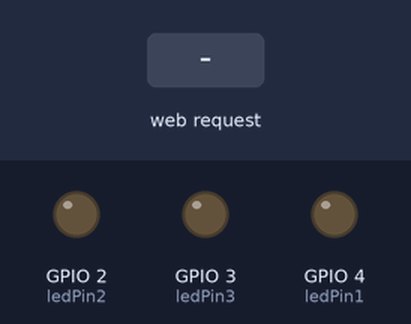
The sketch below on a simulated ESP8266 (NodeMCU). Parts: output pins drawn as LEDs (lit = HIGH). The inputs (shaded band) are chosen by the test bench. WiFi joins after 1.5 s; servers stay silent unless stated; what the sketch prints to the serial monitor is not drawn.

Above: at 3.2 s.
3.3 s: HTTP request GET /on?led=1 received
At 4.5 s:
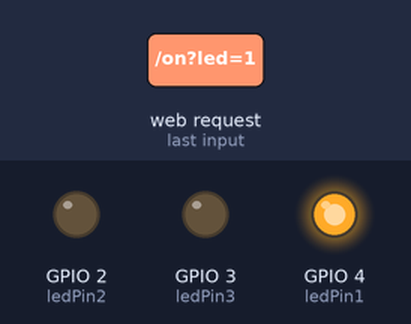
4.8 s: HTTP request GET /on?led=2 received
At 5.9 s:
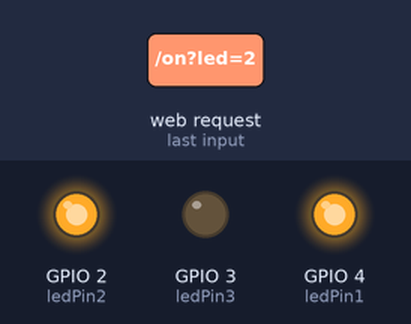
6.3 s: HTTP request GET /on?led=3 received
At 7.0 s:
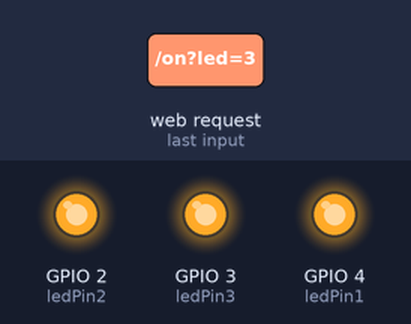
7.8 s: HTTP request GET /off?led=1 received
At 8.2 s:
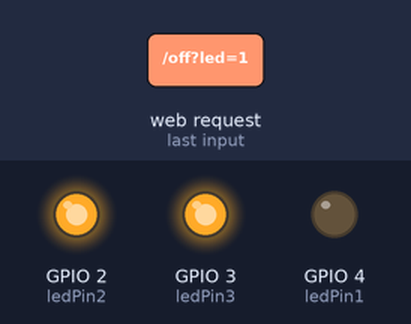
9.3 s: HTTP request GET /off?led=2 received
At 10.5 s:
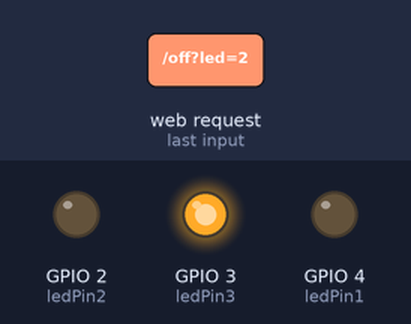
10.8 s: HTTP request GET /off?led=3 received
At 11.6 s:
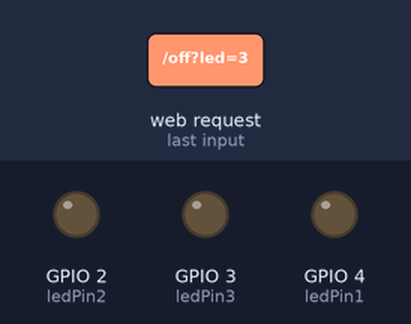
Timing chart, 0 to 13.3 s (numbered marks = the images above; inputs shaded):
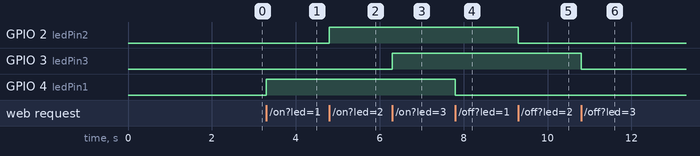

Measured:
- after the input at 3.3 s, GPIO 4 (ledPin1): LOW → HIGH at once
- after the input at 4.8 s, GPIO 2 (ledPin2): LOW → HIGH at once
- after the input at 6.3 s, GPIO 3 (ledPin3): LOW → HIGH at once
- after the input at 7.8 s, GPIO 4 (ledPin1): HIGH → LOW at once
- after the input at 9.3 s, GPIO 2 (ledPin2): HIGH → LOW at once
- after the input at 10.8 s, GPIO 3 (ledPin3): HIGH → LOW at once

The sketch:

test.ino
```cpp
#include <ESP8266WiFi.h>
#include <ESP8266WebServer.h>

const char* ssid = "Osman"; // WiFi SSID
const char* password = "21032020"; // WiFi şifresi

ESP8266WebServer server(80); // Web sunucusu

// LED pinlerini tanımla
const int ledPin1 = 4; // 1. LED
const int ledPin2 = 2; // 2. LED
const int ledPin3 = 3; // 3. LED

void handleOn() {
  String led = server.arg("led"); // LED numarasını al
  if (led == "1") {
    digitalWrite(ledPin1, HIGH); // 1. LED'i yak
    server.send(200, "text/plain", "LED 1 Açık!");
  } else if (led == "2") {
    digitalWrite(ledPin2, HIGH); // 2. LED'i yak
    server.send(200, "text/plain", "LED 2 Açık!");
  } else if (led == "3") {
    digitalWrite(ledPin3, HIGH); // 3. LED'i yak
    server.send(200, "text/plain", "LED 3 Açık!");
  } else {
    server.send(400, "text/plain", "Geçersiz LED numarası!");
  }
}

void handleOff() {
  String led = server.arg("led"); // LED numarasını al
  if (led == "1") {
    digitalWrite(ledPin1, LOW); // 1. LED'i söndür
    server.send(200, "text/plain", "LED 1 Kapalı!");
  } else if (led == "2") {
    digitalWrite(ledPin2, LOW); // 2. LED'i söndür
    server.send(200, "text/plain", "LED 2 Kapalı!");
  } else if (led == "3") {
    digitalWrite(ledPin3, LOW); // 3. LED'i söndür
    server.send(200, "text/plain", "LED 3 Kapalı!");
  } else {
    server.send(400, "text/plain", "Geçersiz LED numarası!");
  }
}

void setup() {
  // Seri haberleşme başlat
  Serial.begin(115200);

  // LED pinlerini çıkış olarak ayarla
  pinMode(ledPin1, OUTPUT);
  pinMode(ledPin2, OUTPUT);
  pinMode(ledPin3, OUTPUT);

  // Başlangıçta tüm LED'leri kapalı durumda olsun
  digitalWrite(ledPin1, LOW);
  digitalWrite(ledPin2, LOW);
  digitalWrite(ledPin3, LOW);

  // WiFi ağına bağlan
  WiFi.begin(ssid, password);

  // WiFi bağlanana kadar bekle
  while (WiFi.status() != WL_CONNECTED) {
    delay(1000);
    Serial.println("WiFi'ye bağlanıyor...");
  }

  // Bağlantı başarılı
  Serial.println("WiFi'ye bağlandı!");
  Serial.print("IP Adresi: ");
  Serial.println(WiFi.localIP());

  // Sunucu rotalarını ayarla
  server.on("/on", handleOn);    // LED açma
  server.on("/off", handleOff);  // LED kapama

  // Web sunucusunu başlat
  server.begin();
  Serial.println("Web sunucusu başlatıldı.");
}

void loop() {
  server.handleClient(); // İstemci isteklerini işle
}
```
